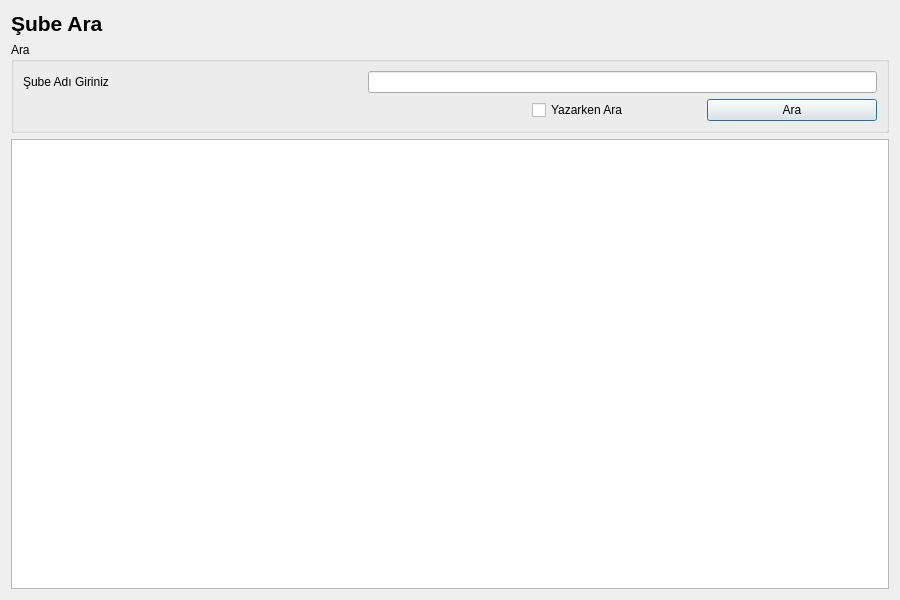
<?xml version="1.0" encoding="UTF-8"?>
<ui version="4.0">
 <class>KRGSubeListesi</class>
 <widget class="QDialog" name="KRGSubeListesi">
  <property name="geometry">
   <rect>
    <x>0</x>
    <y>0</y>
    <width>900</width>
    <height>600</height>
   </rect>
  </property>
  <property name="windowTitle">
   <string>Şube Ara</string>
  </property>
  <layout class="QGridLayout" name="gridLayout_2">
   <item row="0" column="0">
    <layout class="QVBoxLayout" name="verticalLayout_2">
     <item>
      <widget class="QLabel" name="lblSubeAra">
       <property name="font">
        <font>
         <pointsize>16</pointsize>
         <weight>75</weight>
         <bold>true</bold>
        </font>
       </property>
       <property name="text">
        <string>Şube Ara</string>
       </property>
      </widget>
     </item>
     <item>
      <widget class="QGroupBox" name="groupBoxAra">
       <property name="title">
        <string>Ara</string>
       </property>
       <layout class="QGridLayout" name="gridLayout">
        <item row="1" column="0">
         <layout class="QVBoxLayout" name="verticalLayout">
          <item>
           <layout class="QHBoxLayout" name="horizontalLayout" stretch="2,3">
            <item>
             <widget class="QLabel" name="lblSubeAdiGiriniz">
              <property name="text">
               <string>Şube Adı Giriniz</string>
              </property>
              <property name="buddy">
               <cstring>lineEditSubeAdiGiriniz</cstring>
              </property>
             </widget>
            </item>
            <item>
             <widget class="QLineEdit" name="lineEditSubeAdiGiriniz"/>
            </item>
           </layout>
          </item>
          <item>
           <layout class="QHBoxLayout" name="horizontalLayout_2" stretch="3,1,1">
            <item>
             <spacer name="horizontalSpacer">
              <property name="orientation">
               <enum>Qt::Horizontal</enum>
              </property>
              <property name="sizeHint" stdset="0">
               <size>
                <width>40</width>
                <height>20</height>
               </size>
              </property>
             </spacer>
            </item>
            <item>
             <widget class="QCheckBox" name="checkBoxYazarkenAra">
              <property name="text">
               <string>Yazarken Ara</string>
              </property>
             </widget>
            </item>
            <item>
             <widget class="QPushButton" name="pushButtonAra">
              <property name="text">
               <string>Ara</string>
              </property>
             </widget>
            </item>
           </layout>
          </item>
         </layout>
        </item>
       </layout>
      </widget>
     </item>
     <item>
      <widget class="QTableWidget" name="tableWidgetSubeListesi"/>
     </item>
    </layout>
   </item>
  </layout>
 </widget>
 <resources/>
 <connections/>
</ui>
